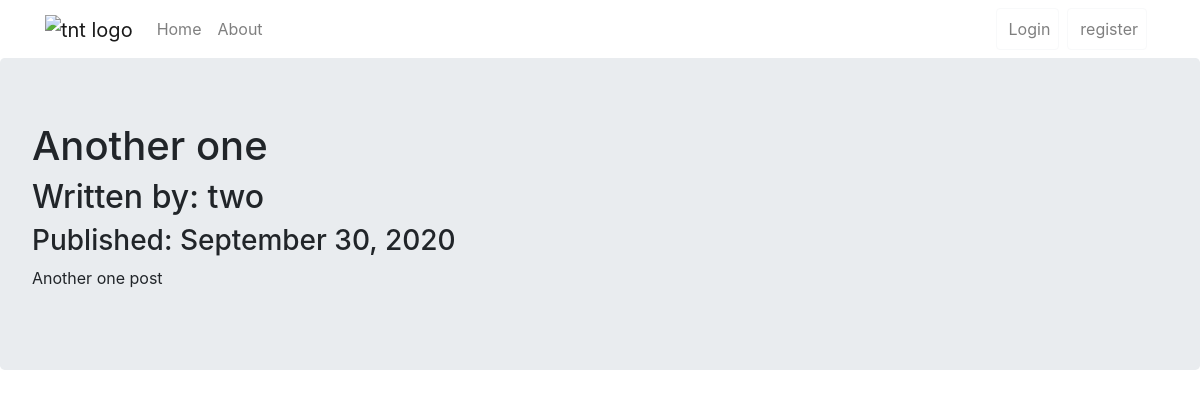
The page /2 on the database as committed earlier.
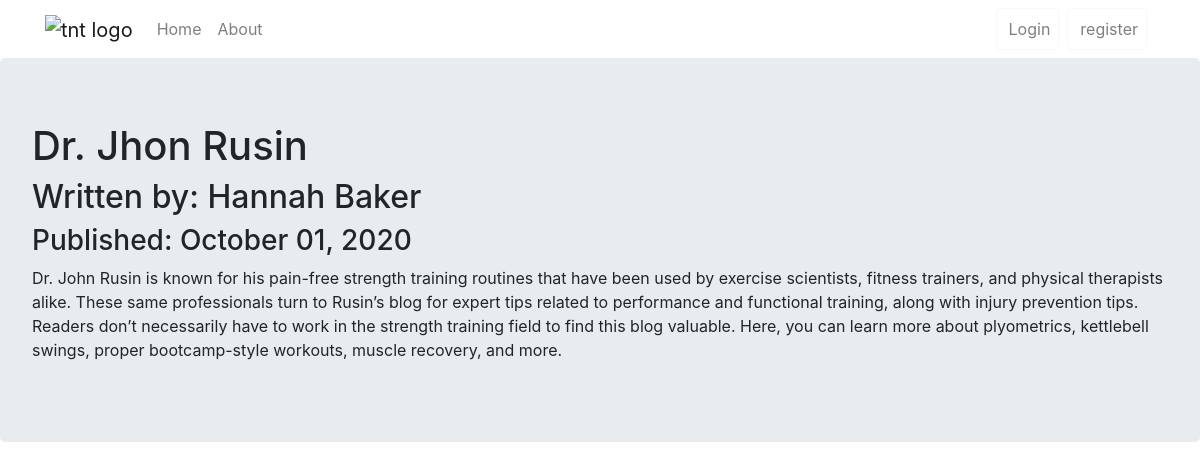
The same page on the database as committed later.
### tntblog/models.py (models this page shows, shortened)
class BlogPost(db.Model):
    users = db.relationship(User)
    id = db.Column(db.Integer,primary_key=True)
    user_id = db.Column(db.Integer,db.ForeignKey('users.id'),nullable = False)
    date = db.Column(db.DateTime,nullable=False,default=datetime.utcnow)
    title = db.Column(db.String(144),nullable=False)
    text = db.Column(db.Text,nullable=False)

class User(db.Model,UserMixin):
    __tablename__ = 'users'
    id = db.Column(db.Integer,primary_key=True)
    profile_image = db.Column(db.String(64),nullable=False,default='default_profile.png')
    email = db.Column(db.String(64),unique=True,index=True)
    username = db.Column(db.String(64),unique=True,index=True)
    password_hash = db.Column(db.String(128))
    posts = db.relationship('BlogPost',backref='author',lazy=True)

### tntblog/users/views.py (the view)
@users.route('/<username>')
def user_posts(username):
    page = request.args.get('page',1,type=int)
    user = User.query.filter_by(username=username).first_or_404()
    blog_posts = BlogPost.query.filter_by(author=user).order_by(BlogPost.date.desc()).paginate(page=page,per_page=5)
    return render_template('user_blog_posts.html',blog_posts=blog_posts,user=user)

### tntblog/blog_posts/views.py (called while the page is built)
@blog_posts.route('/<int:blog_post_id>')
def blog_post(blog_post_id):
    blog_post = BlogPost.query.get_or_404(blog_post_id)
    return render_template('blog_post.html',title=blog_post.title,date=blog_post.date,post=blog_post)

### tntblog/templates/blog_post.html (shortened to what this page needs)
{% extends 'base.html' %}
{% block content %}
   <div class="jumbotron">
       <h1>{{title}}</h1>
       <h2>Written by: {{post.author.username}}</h2>
       <h3>Published: {{post.date.strftime('%B %d, %Y')}}</h3>
       <p>{{post.text}}</p>
   </div>
{% endblock  %}

Rows that differ between the two databases and show on the page:
changed BlogPost: title "Another one" → "Dr. Jhon Rusin"; date "September 30, 2020" → "October 01, 2020"; text "Another one post" → "Dr. John Rusin is known for his pain-free strength training routines that have been used by exercise scientists, fitness trainers, and physical therapists alike. These same professionals turn to Rusin’s blog for expert tips related to performance and functional training, along with injury prevention tips. Readers don’t necessarily have to work in the strength training field to find this blog valuable. Here, you can learn more about plyometrics, kettlebell swings, proper bootcamp-style workouts, muscle recovery, and more."
changed User: author.username "two" → "Hannah Baker"
